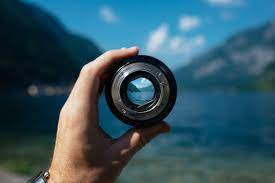
#> input picture images/download.jpg, 275 x 183 px, found by its file name
$ python greyscale_image_negative.py
#> lines starting #> are read from the running program, lines starting #| are printed output that depends on the picture
import cv2

path = r"images\download.jpg"

# Reading an image in default mode
src = cv2.imread(path)
#> src is the input picture: shape (183, 275, 3); mean B, G, R 99.5, 86.3, 51.8

# Convert to Grayscale
img_gray = cv2.cvtColor(src,cv2.COLOR_BGR2GRAY)
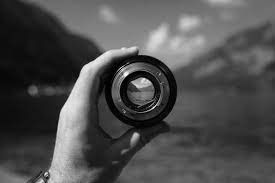
#> img_gray: shape (183, 275); min 0, max 253, mean 77.5

# invert
invert_img = cv2.bitwise_not(img_gray)
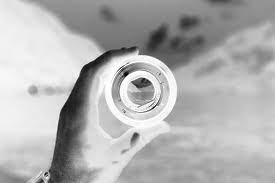
#> invert_img: shape (183, 275); min 2, max 255, mean 177.5
# To display Image
window_name='Grayscale Conversion OpenCV'
cv2.namedWindow(window_name, cv2.WINDOW_NORMAL)
cv2.imshow(window_name,invert_img)
cv2.waitKey(0)
cv2.destroyAllWindows()
